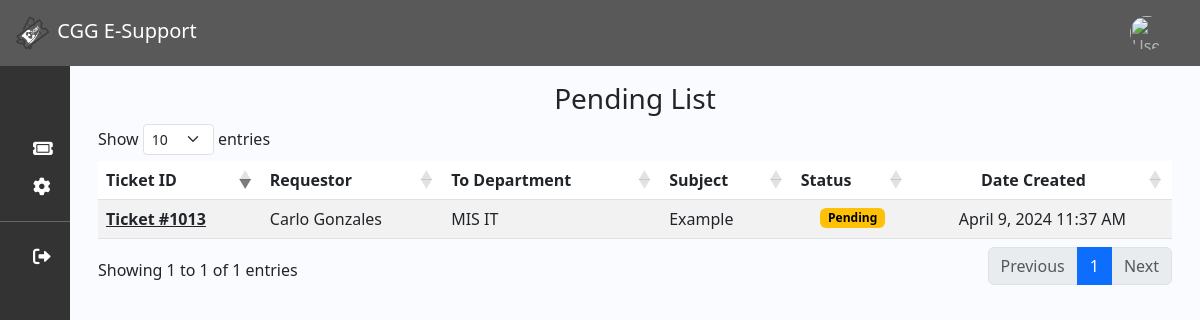
The app's page /pendingtickets.php (signed in), older data.
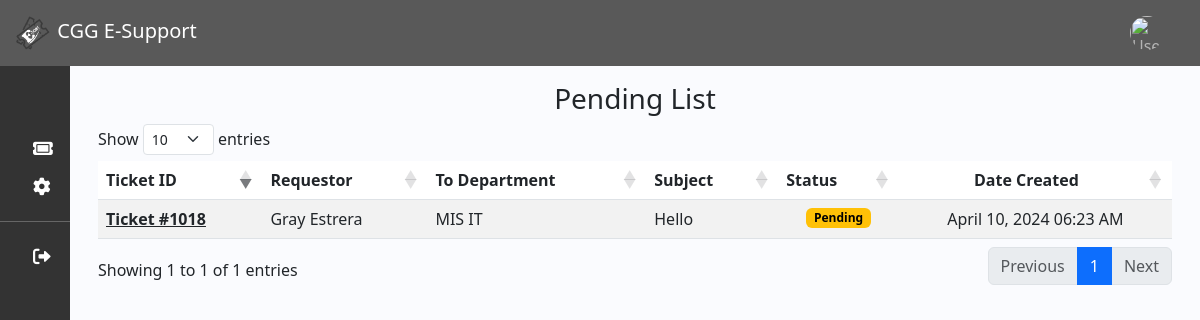
The same page, newer data.
### tables this page shows
CREATE TABLE `ticket` (
  `ticket_id` int(11) NOT NULL,
  `user_id` int(11) NOT NULL,
  `subject` varchar(990) NOT NULL,
  `to_company` varchar(50) NOT NULL,
  `requestor` varchar(50) NOT NULL,
  `concern` text NOT NULL,
  `status` varchar(50) NOT NULL DEFAULT 'Pending',
  `date_created` timestamp NOT NULL DEFAULT current_timestamp(),
  `to_dept` varchar(250) NOT NULL,
  `email` varchar(50) NOT NULL,
  `to_branch` varchar(550) NOT NULL,
  `reason` varchar(50) NOT NULL,
  `updated_date` timestamp NULL DEFAULT NULL ON UPDATE current_timestamp(),
  `updated_by` varchar(50) NOT NULL
);

### function/myfunction.php (called while the page is built, shortened)
<?php
include('mysql_connect.php');
function getPendingStatus()
{
    global $con;
    $query = "SELECT * FROM `ticket` WHERE `status` = 'Pending' ORDER BY `ticket_id` DESC, `date_created` ASC";
    return $query_run = mysqli_query($con, $query);
}
?>

### pendingtickets.php (the view, shortened to what this page needs)
<?php include('function/myfunction.php');
include 'sidebar_navbar.php';
?>
<!DOCTYPE html>
<html lang="en">
<head>
    <link href="https://cdn.jsdelivr.net/npm/bootstrap@5.3.0-alpha3/dist/css/bootstrap.min.css" rel="stylesheet">
    <link href="https://cdn.lineicons.com/4.0/lineicons.css" rel="stylesheet" />
    <link rel="stylesheet" href="https://cdnjs.cloudflare.com/ajax/libs/font-awesome/6.0.0-beta3/css/all.min.css">
    <link rel="stylesheet" href="css/sidebar_navbar.css">
    <link rel="stylesheet" href="https://cdnjs.cloudflare.com/ajax/libs/twitter-bootstrap/5.3.0/css/bootstrap.min.css">
    <link rel="stylesheet" href="https://cdn.datatables.net/1.13.7/css/dataTables.bootstrap5.min.css">
</head>
<body>
    <div class="main p-3">
        <div class="container-fluid">
            <h3>
                <center>Pending List</center>
            </h3>
            <table id="example" class="table table-striped" style="width:100%">
                <thead>
                    <tr>
                        <th scope="col">Ticket ID</th>
                        <th scope="col">Requestor</th>
                        <th scope="col">To Department</th>
                        <th scope="col">Subject</th>
                        <th scope="col">Status</th>
                        <th class="text-center">Date Created</th>
                    </tr>
                </thead>
                <tbody>
                    <?php
                    $ticket = getPendingStatus();
                    if (mysqli_num_rows($ticket) > 0) {
                        foreach ($ticket as $item) {
                            $status = $item['status'];
                    ?>
                            <tr>
                                <td><u><a href="ticket_info.php?ticket_id=<?= $item['ticket_id']; ?>" class="text-body fw-bold">Ticket #<?= $item['ticket_id']; ?></a></u></td>
                                <td><?= $item['requestor']; ?></td>
                                <td><?= $item['to_dept']; ?></td>
                                <td class="text-justify"><?= $item['subject']; ?></td>
                                <td class="text-center">
                                    <span class="badge text-bg-warning"><?= $status; ?></span>
                                </td>
                                <td class="text-center"><?= date('F j, Y h:i A', strtotime($item['date_created'])); ?></td>
                            </tr>
                    <?php
                        }
                    }
                    ?>
                </tbody>
            </table>
        </div>
</body>
</html>

Row changes from the older to the newer data that the page shows:
removed ticket: ticket_id "1013", requestor "Carlo Gonzales", to_dept "MIS IT", subject "Example", status "Pending", date_created "April 9, 2024 11:37 AM"
added ticket: ticket_id "1018", requestor "Gray Estrera", to_dept "MIS IT", subject "Hello", status "Pending", date_created "April 10, 2024 06:23 AM"
